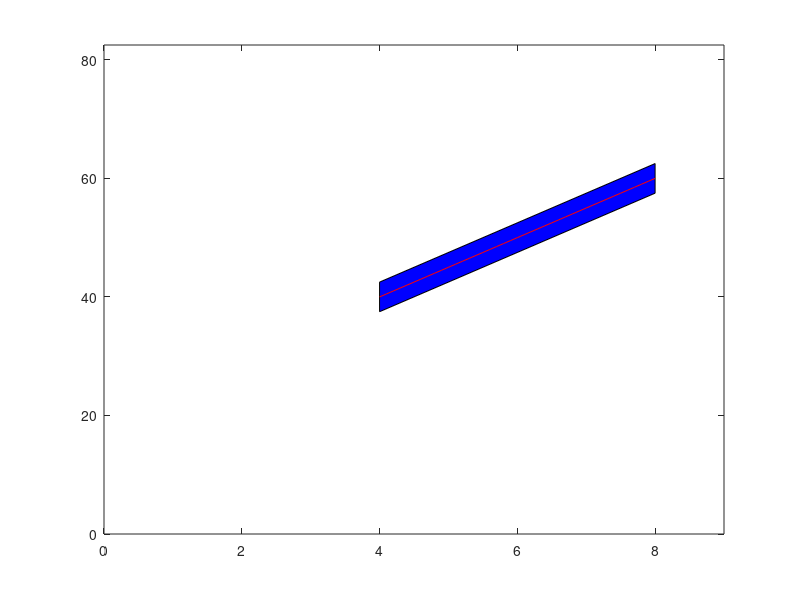

The MATLAB source for this figure: (Note: this script raises an error after producing the figure.)
clc,clear;
ego_initV = 10; %ego vehicle speed,units:m/s
ego_initAccel = 0; % ego vehicle acceleration,units:m/s2
% step1: Create obstacles and draw obstacles
obstacle_in_t = 4;  % unit:s
obstacle_out_t = 8;   % unit:s
obstacle_v = 5;  %unit:m/s
obstacle_intercept = 20;  %unit:m
obstacle_length = 5;  %unit:m
half_obstacle_length = obstacle_length/2;
x = obstacle_in_t:0.1:obstacle_out_t;
y = obstacle_v .* x + obstacle_intercept;
fill_x = [obstacle_in_t,obstacle_in_t,obstacle_out_t,obstacle_out_t];
fill_y_temp = obstacle_v .* fill_x + obstacle_intercept;

fill_y_append = [-half_obstacle_length,half_obstacle_length,half_obstacle_length,-half_obstacle_length];
fill_y = fill_y_temp + fill_y_append;
fill(fill_x,fill_y,'b');
hold on;
plot(x,y,'r');
hold on;
axis([0,obstacle_out_t + 1,0,fill_y(3)+20])
% step2: sample t and the distance in front of and behind the obstacle
for sample_t = obstacle_in_t:1:obstacle_out_t
    obstacle_y = obstacle_v * sample_t + obstacle_intercept;
    sample_s = [obstacle_y+half_obstacle_length+10,obstacle_y+half_obstacle_length+5,obstacle_y-half_obstacle_length-5,obstacle_y-half_obstacle_length-10];
    for i=1:length(sample_s)
        s0=[0,ego_initV,ego_initAccel];
        s1=[sample_s(i),obstacle_v,0];
        [plot_t,plot_y] = slovefunction(sample_t,s0,s1);
        plot(plot_t,plot_y);
        hold on;
        grid on;
    end
end
    
function [plot_t,plot_y] = slovefunction(dt,s0,s1)
    t=dt;
    A=[1 ,0 ,0   ,0      ,0     ,0;
       0 ,1 ,0   ,0      ,0     ,0;
       0 ,0 ,2   ,0      ,0     ,0;
       1 ,t ,t^2 ,t^3   ,t^4    ,t^5;
       0 ,1 ,2*t ,3*t^2 ,4*t^3  ,5*t^4;
       0 ,0 ,2   ,6*t   ,12*t^2 ,20*t^3];
    b=[s0(1),s0(2),s0(3),s1(1),s1(2),s1(3)]';
    x = inv(A)*b;
    a0=x(1);
    a1=x(2);
    a2=x(3);
    a3=x(4);
    a4=x(5);
    a5=x(6);
    plot_t = 0:0.1:t;
    plot_y = a0+a1*plot_t+a2*plot_t.^2+a3*plot_t.^3+a4*plot_t.^4+a5*plot_t.^5;
end
